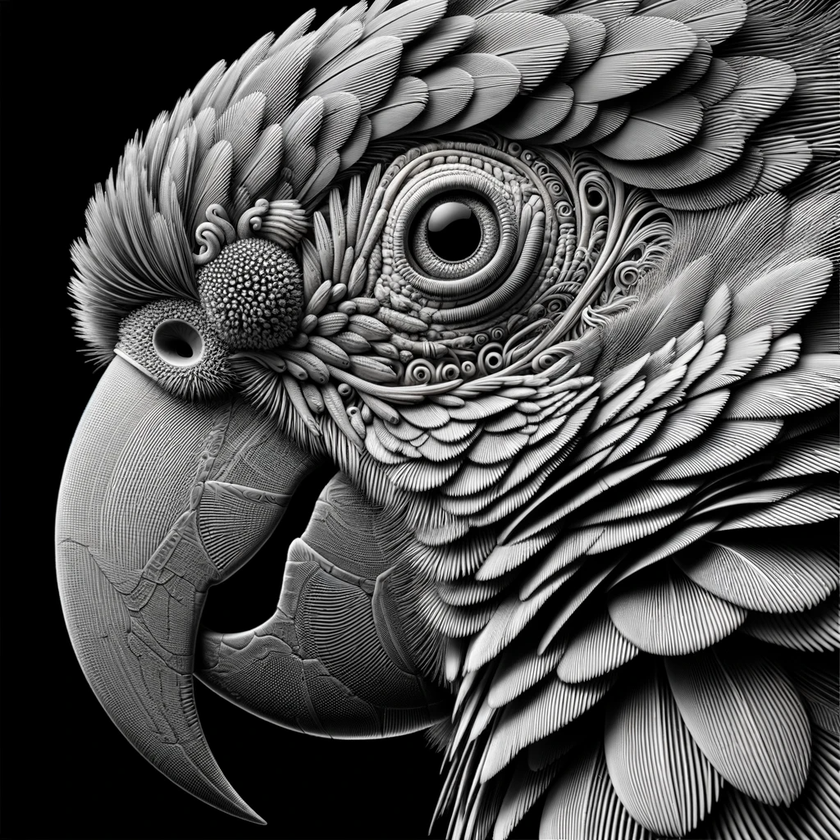
#> input picture Smoothing - Sharpening/image_1.png, 840 x 840 px, shrunk from 1024 x 1024 before the run, found by its file name
$ python smoothing_sharpening.py
#> lines starting #> are read from the running program, lines starting #| are printed output that depends on the picture
import cv2
import numpy as np
import matplotlib.pyplot as plt

# Load the image
image = cv2.imread('./Smoothing - Sharpening/image_1.png')
#> image is the input picture: shape (840, 840, 3); mean B, G, R 82.4, 82.6, 82.7
image = cv2.cvtColor(image, cv2.COLOR_BGR2RGB)

# Apply Gaussian Blur for smoothing
smoothed_image = cv2.GaussianBlur(image, (5, 5), 0)

# Define and apply a sharpening kernel for sharpening
sharpening_kernel = np.array([[-1, -1, -1], [-1, 9, -1], [-1, -1, -1]])
sharpened_image = cv2.filter2D(image, -1, sharpening_kernel)
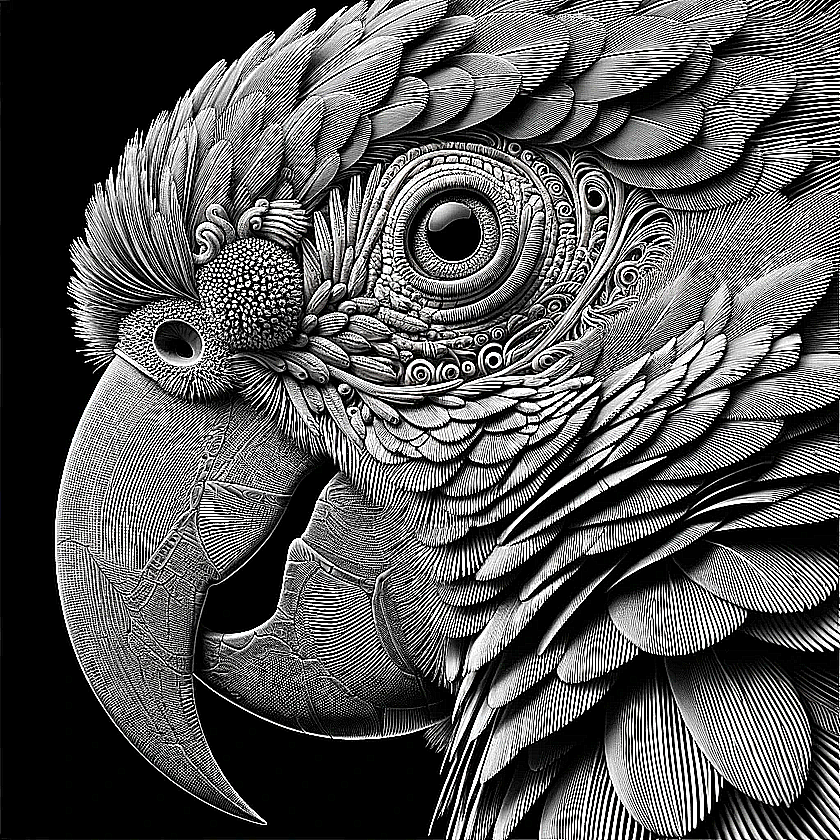
#> sharpened_image: shape (840, 840, 3); mean R, G, B 87.9, 87.9, 87.8


# Save the image
cv2.imwrite('./Smoothing - Sharpening/smoothed_image_1.png', smoothed_image)
cv2.imwrite('./Smoothing - Sharpening/sharpened_image_1.png', sharpened_image)

# Display the original, smoothed, and sharpened images
plt.figure(figsize=(15, 15))
plt.subplot(1, 3, 1)
plt.imshow(image)
plt.title('Original Image')
plt.axis('off')

plt.subplot(1, 3, 2)
plt.imshow(smoothed_image)
plt.title('Smoothed Image')
plt.axis('off')

plt.subplot(1, 3, 3)
plt.imshow(sharpened_image)
plt.title('Sharpened Image')
plt.axis('off')

plt.show()
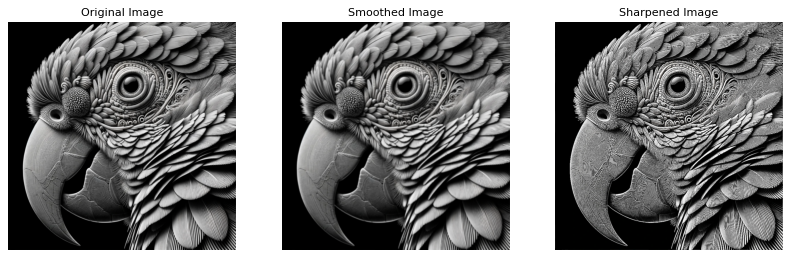
#> figure drawn by matplotlib, 3 panels

$ run again, with Smoothing - Sharpening/sharpened_image_2.png copied over Smoothing - Sharpening/image_1.png
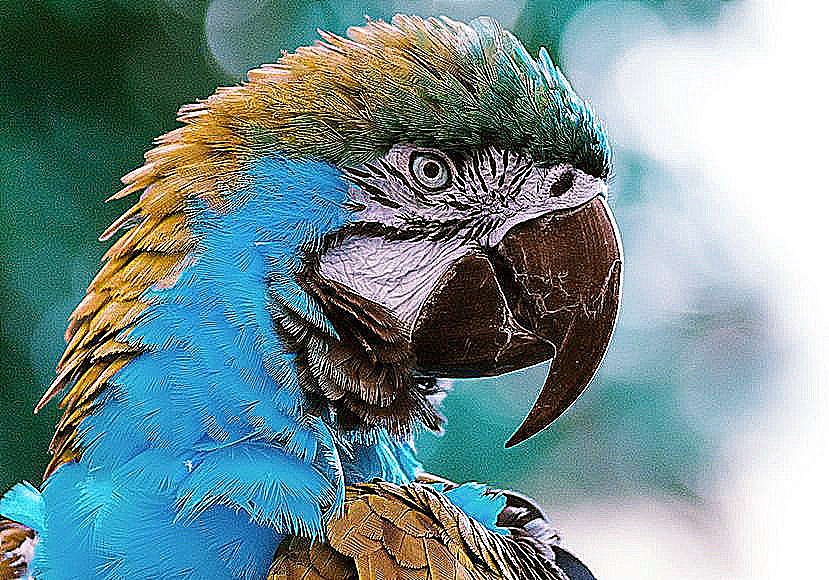
#> input picture Smoothing - Sharpening/sharpened_image_2.png, 829 x 580 px, found by its file name
#> image is the input picture: shape (580, 829, 3); mean B, G, R 144.1, 142.2, 115.9
#> `sharpened_image = cv2.filter2D(image, -1, sharpening_kernel)`:
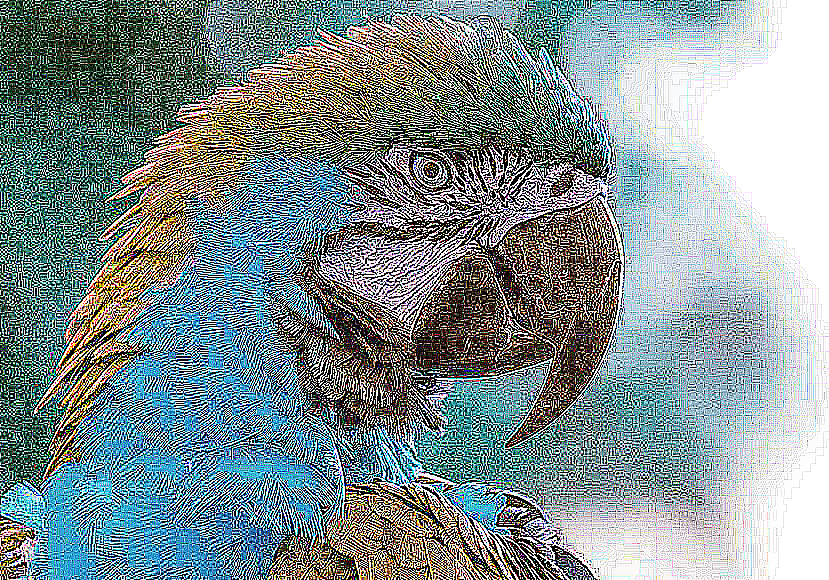
#> sharpened_image: shape (580, 829, 3); mean R, G, B 129.4, 144.8, 145.7
#> `plt.show()`:
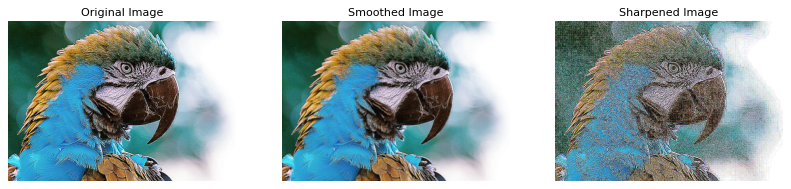
#> figure drawn by matplotlib, 3 panels
